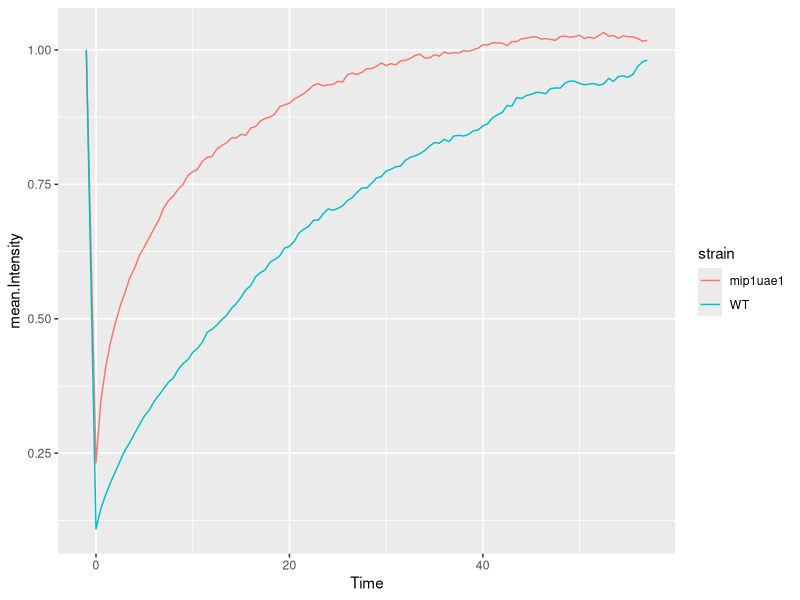
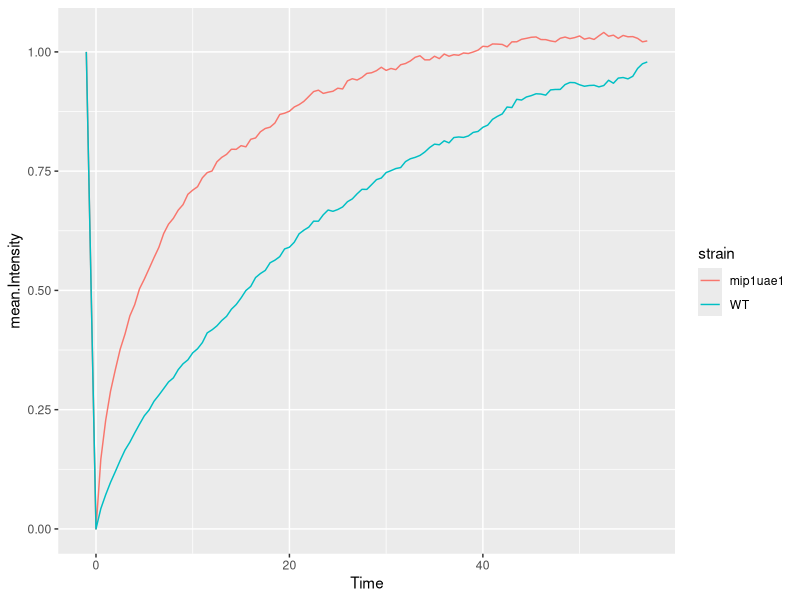
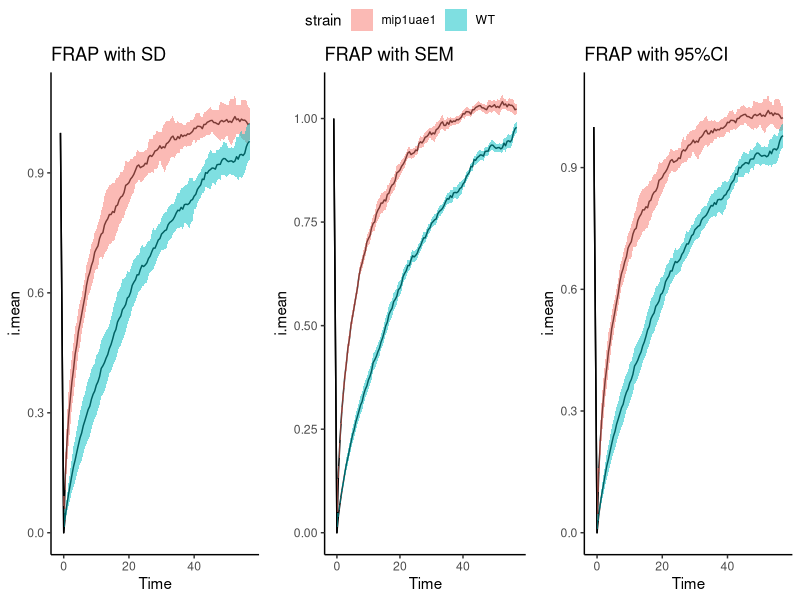
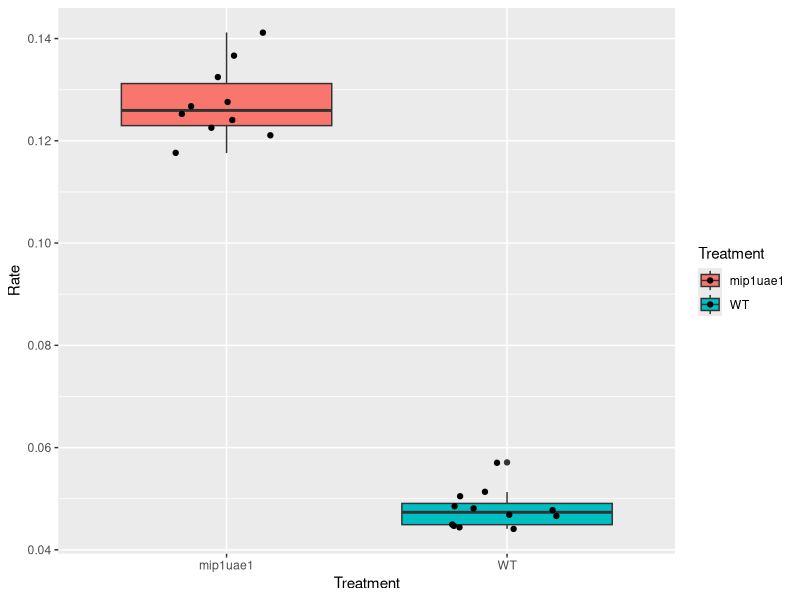
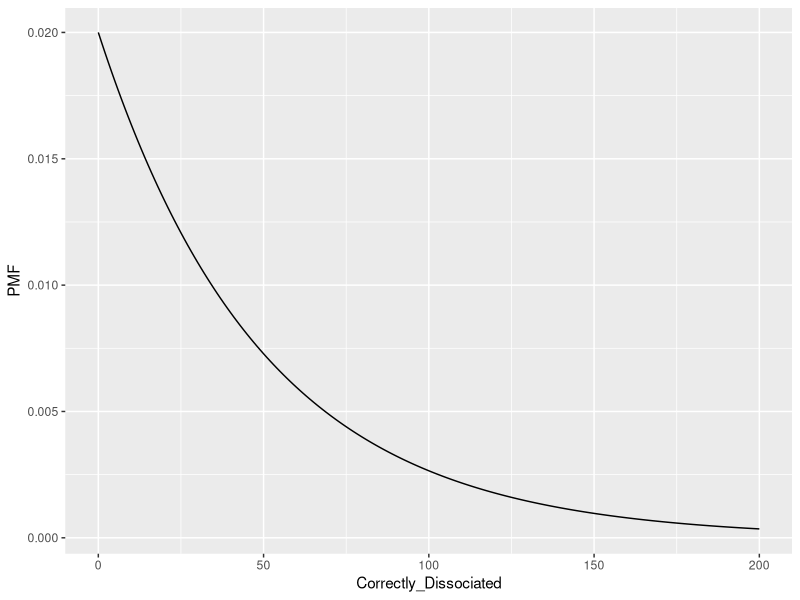
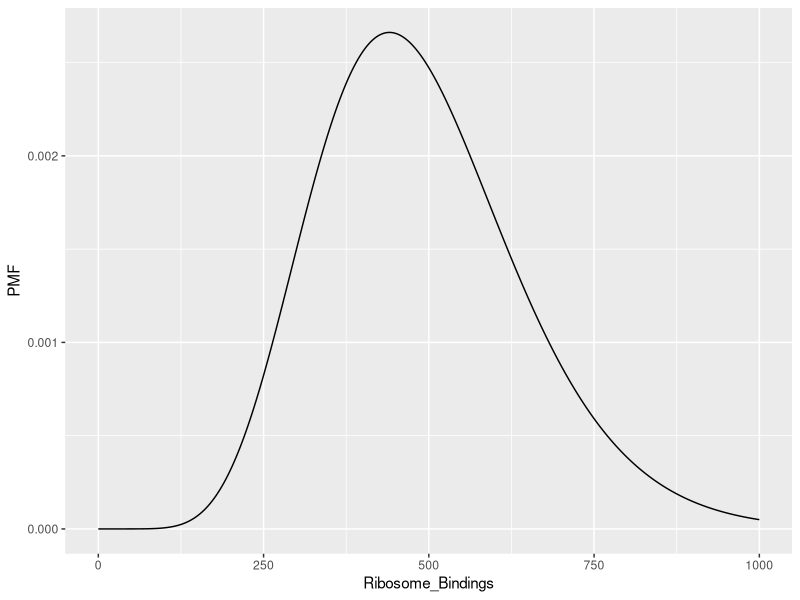
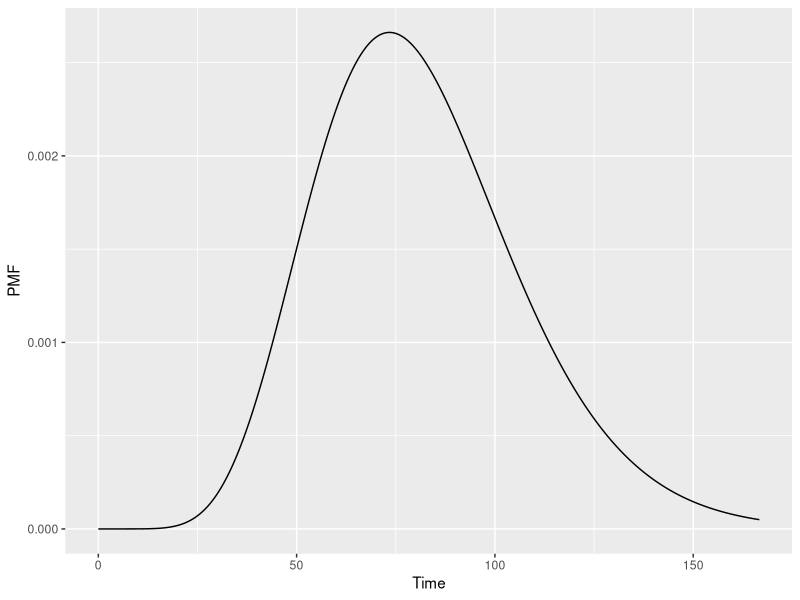
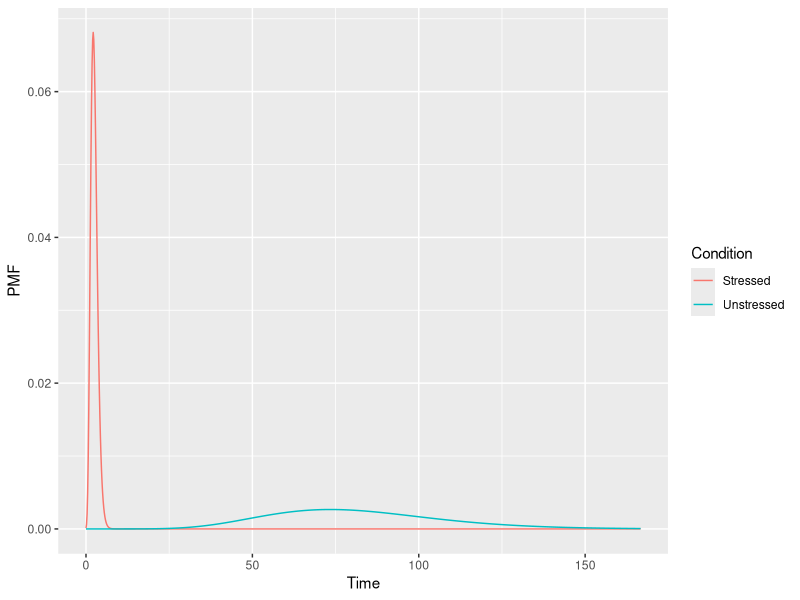

Here is the R script that generated these plots, in order:
## ---- chunk 1
knitr::opts_chunk$set(echo = TRUE)
library(ggplot2)
library(dplyr)
library(ggpubr)
## ---- chunk 2
frap=read.csv("glh_frap.csv")
## ---- chunk 3
# summary table
frap.summary = frap %>% 
  group_by( Time, strain ) %>%
  summarise(mean.Intensity = mean(Intensity) )
head(frap.summary)
#View(frap.summary)

#plot
ggplot(data=frap.summary,
       mapping=aes(x=Time,
                   y=mean.Intensity,
                   color=strain))+
  geom_line()


## ---- chunk 4
# normalization function
normalize = function(x) {
  value= (x-min(x))/(1-min(x))
  return(value)
}
## ---- chunk 5
# add normalized intensity column
frap = frap %>%
  group_by( strain, rep ) %>%
  mutate(norm.Intensity =  normalize(Intensity) )
head(frap)
# View(frap)
## ---- chunk 6
# summary table
frap.summary2 = frap %>% 
  group_by( Time, strain ) %>%
  summarise(mean.Intensity = mean(norm.Intensity) )
head(frap.summary)
# plot
ggplot(data=frap.summary2,
       mapping=aes(x=Time,
                   y=mean.Intensity,
                   color=strain))+
  geom_line()
## ---- chunk 7
frap.norm.summary = frap %>% 
  group_by( Time, strain ) %>%
  summarise(i.mean = mean(norm.Intensity) ,
            i.sd   = sd(norm.Intensity) ,
            i.se   = sd(norm.Intensity)/sqrt(max(rep)) ,
            rep    = max(rep) )
head(frap.norm.summary)
# View(frap.norm.summary)
## ---- chunk 8
# Mutation for SD, SE, CI upper and lower bounds
frap.norm.summary=
  frap.norm.summary %>% mutate(sd.lower= i.mean - i.sd,
                               sd.upper= i.mean + i.sd,
                               se.lower= i.mean - i.se,
                               se.upper= i.mean + i.se,
                               CI.lower= i.mean - (i.se*(qt(0.975, rep-1))),
                               CI.upper= i.mean + (i.se*(qt(0.975, rep-1))))


head(frap.norm.summary)
# View(frap.norm.summary)


## ---- chunk 9
# SD plot
sd.plot = ggplot(data=frap.norm.summary,
        mapping=aes(x=Time,
                    y=i.mean,
                    fill=strain))+
  geom_line()+
  geom_ribbon(data=frap.norm.summary,
              mapping = aes(x=Time,
                            ymin=sd.lower,
                            ymax=sd.upper),
              alpha=0.5)+
  theme_classic() +
  ggtitle("FRAP with SD")

# SEM plot
se.plot = ggplot(data=frap.norm.summary,
        mapping=aes(x=Time,
                    y=i.mean,
                    fill=strain))+
  geom_line()+
  geom_ribbon(data=frap.norm.summary,
              mapping = aes(x=Time,
                            ymin=se.lower,
                            ymax=se.upper),
              alpha=0.5) +
  theme_classic() +
  ggtitle("FRAP with SEM")

# 95%CI plot
ci.plot = ggplot(data=frap.norm.summary,
        mapping=aes(x=Time,
                    y=i.mean,
                    fill=strain))+
  geom_line()+
  geom_ribbon(data=frap.norm.summary,
              mapping = aes(x=Time,
                            ymin=CI.lower,
                            ymax=CI.upper),
              alpha=0.5) +
  theme_classic() +
  ggtitle("FRAP with 95%CI")

ggarrange(sd.plot, se.plot, ci.plot, nrow=1, common.legend=TRUE)
## ---- chunk 10
# load FRAP rates
frap.rate= read.csv("rates_glh.csv")
# make the plot
ggplot(data=frap.rate,
       mapping=aes(x= Treatment,
                   y= Rate,
                   fill= Treatment))+
  geom_boxplot()+
  geom_jitter(width=0.2)

## ---- chunk 11
# get WT and mutant rates separately
wt.rate = frap.rate$Rate[frap.rate$Treatment=="WT"] 
mut.rate = frap.rate$Rate[frap.rate$Treatment=="mip1uae1"]

# test for significance
t.test(wt.rate, mut.rate)
## ---- chunk 12
# Create the "ideal" NB probability mass function over the range x=0:200.
atf4.unstressed.pmf <- dnbinom( x=c(0:200), size=1, prob=0.02 )

# Create a data frame with two columns: the range vector, and
# the corresponding PMF values.
atf4.unstressed.pmf.df <- data.frame(PMF = atf4.unstressed.pmf ,
                                     Correctly_Dissociated = 0:200 )

# Make a density plot (the range goes on the x-axis, the density goes on the y-axis).
ggplot(data=atf4.unstressed.pmf.df,
       mapping=aes(x=Correctly_Dissociated,
                   y=PMF)) +
  geom_line()
## ---- chunk 13
# Create the probability mass function over the range 0:1000 (ribosome bindings)
# for r=10 "successes"
atf4.response.activation.pmf <- dnbinom( x=c(0:1000), size=10, prob=0.02 )

# Create a data.frame with the data
atf4.response.activation.pmf.df = data.frame(
  PMF = atf4.response.activation.pmf , 
  Ribosome_Bindings = c(0:1000) )

# Make a density plot 
ggplot(data=atf4.response.activation.pmf.df,
       mapping=aes(x=Ribosome_Bindings,
                   y=PMF)) +
  geom_line()
## ---- chunk 14
# Add a Time column to this data frame giving the number of minutes to activation.
atf4.response.activation.pmf.df= atf4.response.activation.pmf.df %>% mutate(Time=10*Ribosome_Bindings/60)

# Make a density plot of the TIME to activate the response
# (time goes on the x-axis, density goes on the y-axis).
ggplot(data=atf4.response.activation.pmf.df,
       mapping=aes(x=Time,
                   y=PMF)) +
  geom_line()


## ---- chunk 15
# First, add a 'Condition' column to the "activated" data frame and set it to
# "Unstressed"
atf4.response.activation.pmf.df= atf4.response.activation.pmf.df %>% mutate(Condition="Unstressed")

# Create the PMF for the stressed condition over the range 0:1000 ribosome bindings
atf4.stress.pmf <- dnbinom( x=c(0:1000), size=10, prob=0.40)

# Create a data.frame with the data for the stressed condition.
# Add columns for Ribosome_Bindings, Time, and Condition.
atf4.stress.pmf.df = data.frame(
  PMF = atf4.stress.pmf , 
  Ribosome_Bindings = c(0:1000),
  Time= c(0:1000)*10/60,
  Condition="Stressed")

# Row bind the unstressed and stressed data to create a full data set.
full.df = rbind(atf4.response.activation.pmf.df,atf4.stress.pmf.df)

# Make a combined density plot with 'Time' as the independent variable, and
# map the color to Condition.
ggplot(data=full.df,
       mapping=aes(x=Time,
                   y=PMF,
                   fill=Condition,
                   color=Condition)) +
  geom_line()
